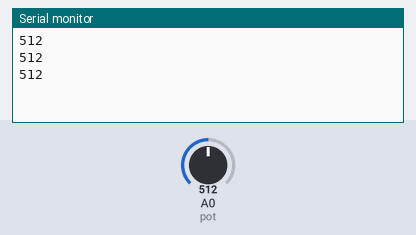
This sketch was run on a simulated Arduino Uno, built with avr-gcc and run on an emulated ATmega328P. On the bench: the last lines printed to the serial monitor. The inputs (shaded band) are chosen by the test bench; at power-on: A0 (pot) = 512.

Above: at 1.3 s.
1.4 s: A0 (pot) set to 716
At 1.9 s:
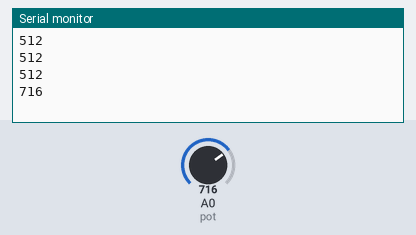
2.9 s: A0 (pot) set to 900
At 3.4 s:
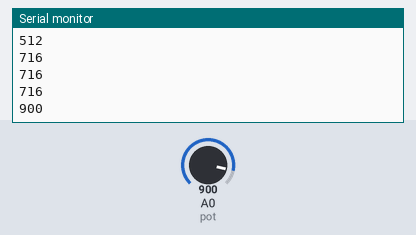
Timing chart, 0 to 5.9 s (numbered marks = the images above; inputs shaded):
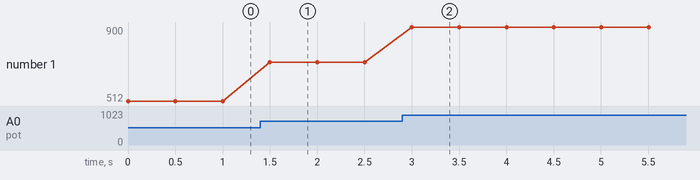

The sketch:

_03_POTENCIOMETRO.ino
```cpp
/*
  Workshop do Embarcados no Arduino Day 2015
  Fabio Souza
  Igor Tavares

  Exemplo 3 - Entrada analogica - potenciometro!!!
*/

const int pot = A0;

// configurações
void setup() {
 Serial.begin(9600); //configura comunicaçao serial
}

// loop principal
void loop() {
   int valor;              //VARIVEL AUX

  valor = analogRead(pot);  //LE VALOR NA ENTRADA ANALOGICA
  Serial.println(valor);    //ESCREVE VALOR NA SERIAL
  delay(500);

}
```

Measured:
- after the input at 1.4 s, the serial monitor: prints a new line after 0.10 s (image 1)
- after the input at 2.9 s, the serial monitor: prints a new line after 0.10 s (image 2)
- plotted number 1: 512 → 716 after the input at 1.4 s, 716 → 900 after the input at 2.9 s
